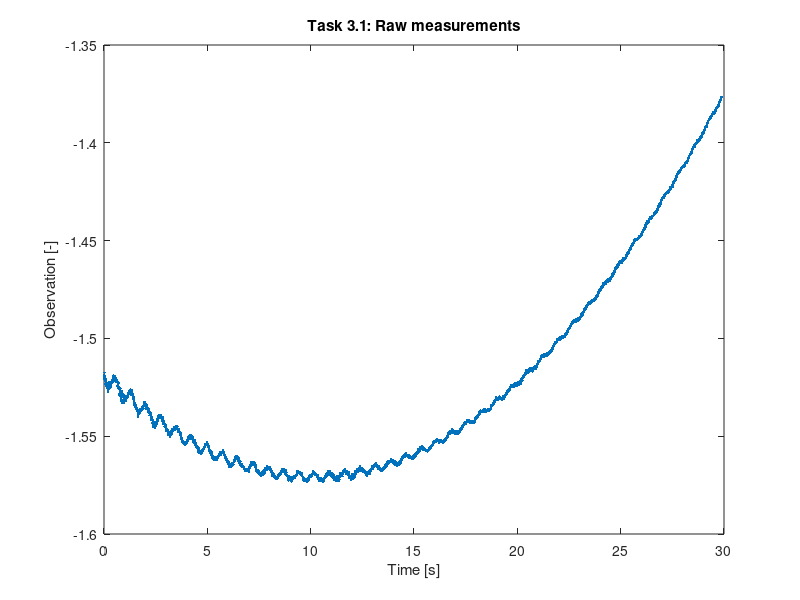
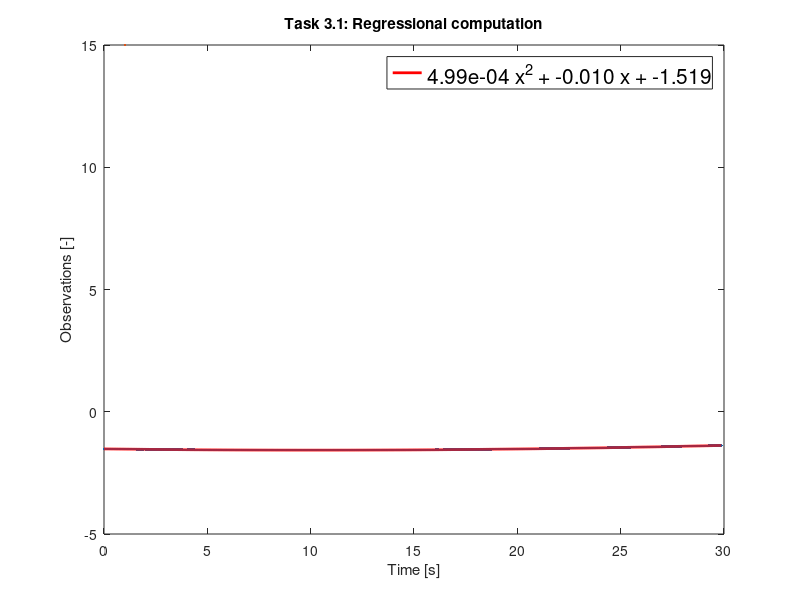

MATLAB code for these plots, in order: (Note: this script raises an error after producing the figures.)
%--------------------------------------------------------------------------
%   
%          ADJUSTMENT THEORY I
%    Exercise 9: Adjustment Calculation - part IV  
% 
%   Author         : Anastasia Pasioti
%   Version        : October 11, 2018
%   Last changes   : January 11, 2023
%
%--------------------------------------------------------------------------

clc;
clear all;
close all;

%--------------------------------------------------------------------------
%   Task 1
%--------------------------------------------------------------------------
%--------------------------------------------------------------------------
%   Observations and initial values for the unknowns
%--------------------------------------------------------------------------
%Load data


%Error-free values
data = load("Exercise3-2.txt");
t = data(:,1);
y = data(:,2);

figure;
plot(t,y,'.')
title('Task 3.1: Raw measurements')
xlabel('Time [s]')
ylabel('Observation [-]')
hold off

%Vector of observations
L = y;

%Number of observations
no_n = length(L);

%Initial values for the unknowns
a = 1; %
b = 1; %
c= 1;

%Vector of initial values for the unknowns
X_0 = [a; b;c ];

%Number of unknowns
no_u = length(X_0);

%Redundancy
r = no_n - no_u;

%--------------------------------------------------------------------------
%  Stochastic model
%--------------------------------------------------------------------------

Q_LL = eye(no_n);

%Weight matrix
P = inv(Q_LL);

%--------------------------------------------------------------------------
%  Adjustment
%--------------------------------------------------------------------------
%break-off conditions
epsilon = 10^-12;
delta = 10^-12;
max_x_hat = Inf;
Check2 = Inf;

%Number of iterations
iteration = 0;

while max_x_hat > epsilon || Check2 > delta         
    
     %Observations as functions of the approximations for the unknowns
     L_0 = a*t.^2 + b*t + c;
     
     %Vector of reduced observations
     l = L - L_0;
    
     %Design matrix with the elements from the Jacobian matrix J
     
     A = [ t.^2,t , ones(no_n, 1)];  
    
     %Normal matrix
     N = A' * P * A;
     
     %Vector of right hand side of normal equations
     n = A' * P * l;
    
     %Inversion of normal matrix / Cofactor matrix of the unknowns
     Q_xx = inv(N);
    
     %Solution of the normal equations
     x_hat = Q_xx * n;
      
     %Update
     X_hat = X_0 + x_hat;
     X_0 = X_hat;

     a = X_hat(1);
     b = X_hat(2);
     c = X_hat(3);
    
     %Check 1
     max_x_hat = max(abs(x_hat));
     
     %Vector of residuals
     v = A * x_hat -l;
 
     %Vector of adjusted observations
     L_hat = L + v;
    
     %Objective function
     vTPv = v' * P * v;
    
     %Functional relationships without the observations
     Psi = a * t.^2 +b*t + c;

     %Check 2
     Check2 = max(abs(L_hat- Psi)); 
    
     %Update number of iterations
     iteration = iteration+1;
  
end

if Check2<=delta
    disp('Everything is fine!')
else
    disp('Something is wrong.')
end

iteration

%--------------------------------------------------------------------------
%  Plot
%--------------------------------------------------------------------------
figure;
plot(t, y, '.', Markersize=15)
title('Task 3.1: Regressional computation')
xlabel('Time [s]')
ylabel('Observations [-]')
hold on 
txt = sprintf('%.2e x^2 + %.3f x + %.3f', a, b,c)

h_line = plot(t, a*t.^2+b*t+c, 'DisplayName', txt, 'Color', 'r', 'LineWidth', 2);
legend(h_line, 'Location', 'best','FontSize',15);
hold off 

%--------------------------------------------------------------------------
%  Detrend the model
%--------------------------------------------------------------------------
figure;
y_new = y - Psi;
data_to_save = [t, y_new];
writematrix(data_to_save, 'task3_1_data.txt', 'Delimiter', '\t'); % write to matrix to compute xcross

plot(t, y_new, '.', Markersize=15)
title('Task 3.1: Observation measurements - Detrended')
xlabel('Time [s]')
ylabel('Observations [-]')
hold on 


